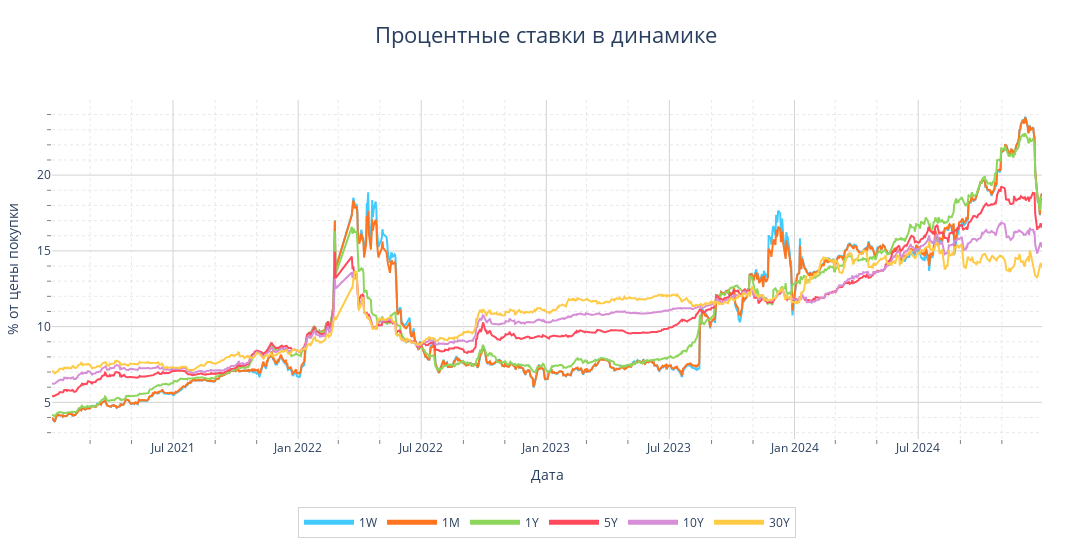

The notebook cell saved with this chart:
### Code cell
cols_to_show = ['1W', '1M', '1Y', '5Y', '10Y', '30Y']
plot_ts_plotly(
    rates.reset_index(),
    x='Дата',
    y=cols_to_show,
    title='Процентные ставки в динамике'
)

### Figure 1 — Plotly figure (JSON) as saved in the notebook; plotly's stock layout.template omitted (floating-point values rounded to 4 significant figures; data arrays with more than 128 entries replaced by an {"elided": "..."} marker saying what was removed)
{"data": [{"hovertemplate": "<b>1W</b>: %{y:.1f}%<extra></extra>", "line": {"color": "#42CAFD"}, "mode": "lines", "name": "1W", "type": "scatter", "x": {"elided": "1002 str values"}, "y": {"elided": "1002 float values"}}, {"hovertemplate": "<b>1M</b>: %{y:.1f}%<extra></extra>", "line": {"color": "#FF751F"}, "mode": "lines", "name": "1M", "type": "scatter", "x": {"elided": "1002 str values"}, "y": {"elided": "1002 float values"}}, {"hovertemplate": "<b>1Y</b>: %{y:.1f}%<extra></extra>", "line": {"color": "#8DD65C"}, "mode": "lines", "name": "1Y", "type": "scatter", "x": {"elided": "1002 str values"}, "y": {"elided": "1002 float values"}}, {"hovertemplate": "<b>5Y</b>: %{y:.1f}%<extra></extra>", "line": {"color": "#FF495C"}, "mode": "lines", "name": "5Y", "type": "scatter", "x": {"elided": "1002 str values"}, "y": {"elided": "1002 float values"}}, {"hovertemplate": "<b>10Y</b>: %{y:.1f}%<extra></extra>", "line": {"color": "#D68FD6"}, "mode": "lines", "name": "10Y", "type": "scatter", "x": {"elided": "1002 str values"}, "y": {"elided": "1002 float values"}}, {"hovertemplate": "<b>30Y</b>: %{y:.1f}%<extra></extra>", "line": {"color": "#FFCB47"}, "mode": "lines", "name": "30Y", "type": "scatter", "x": {"elided": "1002 str values"}, "y": {"elided": "1002 float values"}}], "layout": {"height": 550, "hovermode": "x unified", "legend": {"bgcolor": "rgba(255, 255, 255, 0.8)", "bordercolor": "lightgray", "borderwidth": 1, "font": {"size": 12}, "itemsizing": "constant", "itemwidth": 50, "orientation": "h", "traceorder": "normal", "x": 0.5, "xanchor": "center", "y": -0.2, "yanchor": "top"}, "margin": {"b": 50, "l": 50, "r": 50, "t": 100}, "title": {"font": {"size": 22}, "text": "Процентные ставки в динамике", "x": 0.5, "xanchor": "center", "y": 0.95, "yanchor": "top"}, "width": 1100, "xaxis": {"gridcolor": "lightgray", "gridwidth": 1, "minor": {"gridcolor": "rgba(211, 211, 211, 0.5)", "griddash": "dot", "showgrid": true, "tickcolor": "gray", "ticklen": 4}, "showgrid": true, "title": {"text": "Дата"}}, "yaxis": {"gridcolor": "lightgray", "gridwidth": 1, "minor": {"gridcolor": "rgba(211, 211, 211, 0.5)", "griddash": "dot", "showgrid": true, "tickcolor": "gray", "ticklen": 4}, "showgrid": true, "title": {"text": "% от цены покупки"}}}}
